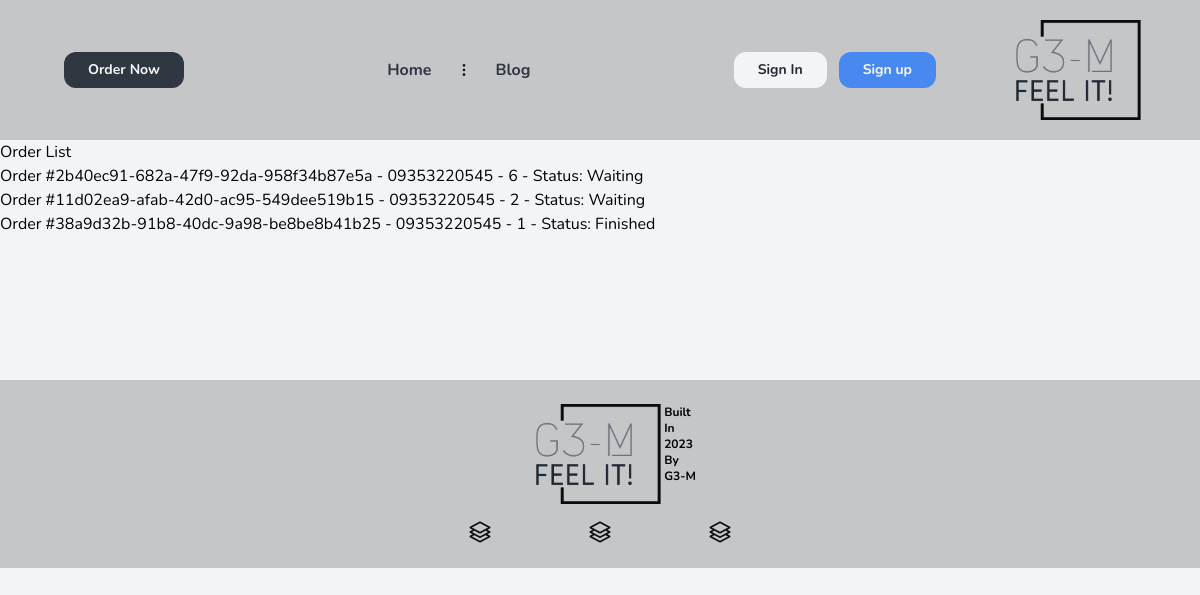
The app's page /orders/orders/ with its own data.
### order/models.py (models this page shows, shortened)
class Order(BaseModel):
    status_fields = [("W", "Waiting"),
                     ("P", "Preparation"),
                     ("T", "Transmission"),
                     ("F", "Finished")]
    customer_phone = models.CharField(max_length=100, blank=True, null=True)
    id = models.UUIDField(primary_key=True, default=uuid.uuid4)
    status = models.CharField(max_length=1, choices=status_fields, default='W')
    table = models.ForeignKey(Table, on_delete=models.SET_NULL, null=True)
    class Meta:
        ordering = ['-created_at']
        indexes = [
            models.Index(fields=['-created_at']),
        ]
    def __str__(self):
        return f"Order #{self.id} - {self.customer_phone} - {self.table}"

### tables/models.py (models this page shows)
class Table(BaseModel):
    status_fields = [("R", "Reserved"), ("E", "Empty"), ("F", "Full"), ("T", "TakeAway")]
    number = models.PositiveIntegerField()
    status = models.CharField(max_length=1, choices=status_fields, default='E')
    def __str__(self) -> str:
        return f'{self.number}'

### order/views.py (the view)
# urls.py: path('orders/', views.OrderListView.as_view(), name='list-order'),
class OrderListView(ListView):
    model = Order
    template_name = 'Order_ListOrder.html'
    context_object_name = 'orders'
    ordering = ['-created_at']

### core/models.py (called while the page is built)
    def get_queryset(self):
        return super().get_queryset().filter(deleted_at__isnull=True)

### templates/Order_ListOrder.html (shortened to what this page needs)
{% extends "base.html" %}
{% block content %}
    <h1>Order List</h1>
    <ul>
        {% for order in orders %}
            <li>{{ order }} - Status: {{ order.get_status_display }}</li>
        {% endfor %}
    </ul>
{% endblock %}

### static/src/styles.css (style rules this page uses)
html { line-height: 1.5; -webkit-text-size-adjust: 100%; -moz-tab-size: 4; -o-tab-size: 4; tab-size: 4; font-family: ui-sans-serif, system-ui, -apple-system, BlinkMacSystemFont, "Segoe UI", Roboto, "Helvetica Neue", Arial, "Noto Sans", sans-serif, "Apple Color Emoji", "Segoe UI Emoji", "Segoe UI Symbol", "Noto Color Emoji"; font-feature-settings: normal; font-variation-settings: normal; }
body { margin: 0; line-height: inherit; }
h1, h2, h3, h4, h5, h6 { font-size: inherit; font-weight: inherit; }
blockquote, dl, dd, h1, h2, h3, h4, h5, h6, hr, figure, p, pre { margin: 0; }
ol, ul, menu { list-style: none; margin: 0; padding: 0; }
.bg-gray-100 { --tw-bg-opacity: 1; background-color: rgb(243 244 246 / var(--tw-bg-opacity)); }
.font-enfont { font-family: Nunito; }

### records on screen
Order: id+customer_phone+table "Order #2b40ec91-682a-47f9-92da-958f34b87e5a - 09353220545 - 6", status "Waiting"
Order: id+customer_phone+table "Order #11d02ea9-afab-42d0-ac95-549dee519b15 - 09353220545 - 2", status "Waiting"
Order: id+customer_phone+table "Order #38a9d32b-91b8-40dc-9a98-be8be8b41b25 - 09353220545 - 1", status "Finished"
